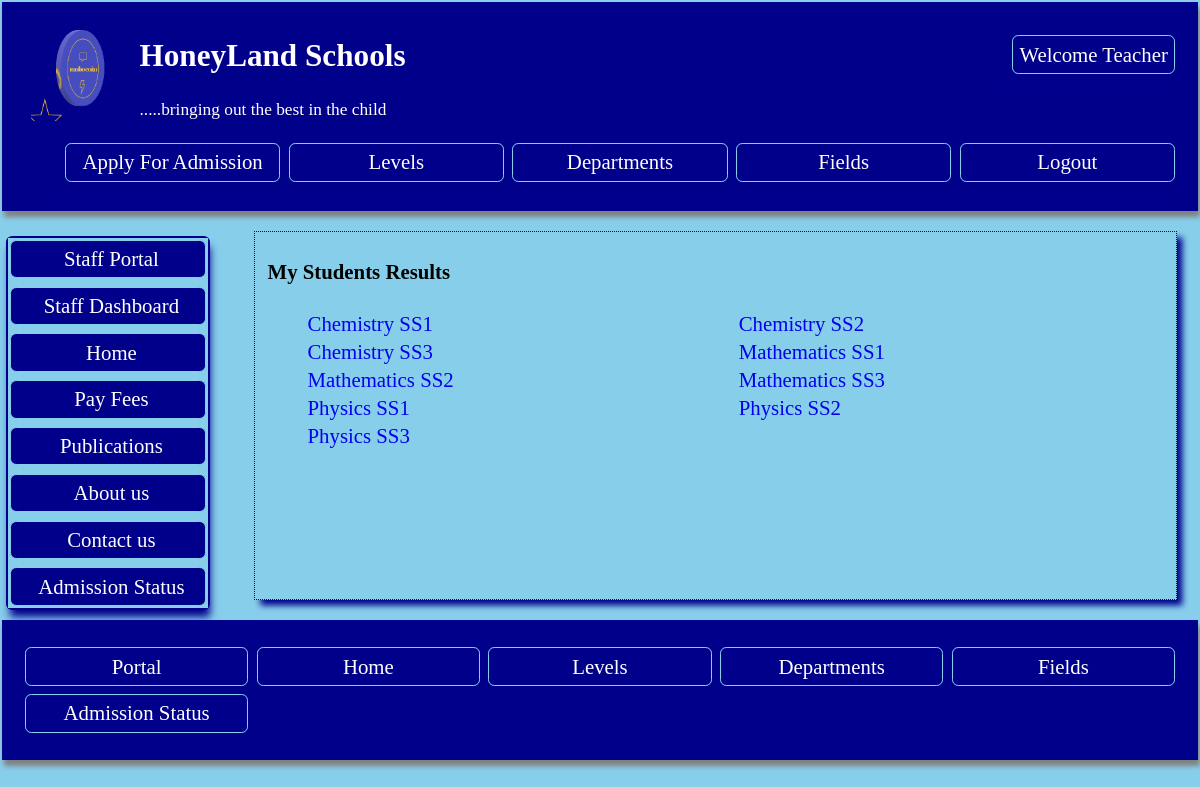
/portal/compileresult/ (signed in), run on the app's committed database.
### profiles/models.py (models this page shows, shortened)
class CustomUser(AbstractUser):
    profile_pic = models.ImageField(upload_to ='media/', null = True, blank =True)
    phone = models.IntegerField( unique=True, null= True, blank = True, validators=[validate_pass])
    country = models.CharField(max_length=200,  null = True, blank=True)
    state = models.CharField(max_length=200,  null = True, blank=True)
    is_student = models.BooleanField(default=0)
    is_teacher = models.BooleanField(default=0)
    mailing_address = models.CharField(max_length=200, null = True,   blank=True)
    study_field = models.ForeignKey(Student_field, on_delete=models.CASCADE, blank=True, null=True)
    class_enrolled = models.ForeignKey(Level, on_delete=models.CASCADE,  blank=True, null=True, related_name='studentlevel')

class Logo(models.Model):
    name = models.CharField(max_length=200, null=True)
    image = models.ImageField(upload_to='media/')
    slug = models.SlugField(unique=True, null=True,  blank=True)

class Allcourses(models.Model):
    title = models.CharField(max_length=200,  null=True,  blank=True)
    field = models.ForeignKey(Student_field,  on_delete=models.CASCADE,  blank=True, null=True, related_name='field_course')
    teacher_in_charge = models.ForeignKey(CustomUser,  on_delete=models.CASCADE, blank=True, null=True, related_name='course_teacher')
    slug = models.SlugField(null=True)
    class Meta:
        ordering = ['title']
    def __str__(self):
        return self.title

### studentportal/views.py (the view, shortened to what this page needs)
# urls.py: path('portal/compileresult/', views.CreateExam.as_view(), name= 'newexamscores'),
class CreateExam(LoginRequiredMixin, FormView):
    model = Exam
    form_class = Examform
    template_name = 'newscores.html'
    def form_valid(self, form):
        form.instance.teacher_username = self.request.user
        self.request.user = form.save(commit =True)
        return super(CreateExam, self).form_valid(form)
    '''def form_valid(self, form):
        if self.request.user is None:
            self.request.user = form.save(commit=False)
        else:
            self.request.user = form.save(commit=True)
        return super(CreateExam, self).form_valid(form)'''
    def get_context_data(self, **kwargs):
        context = super().get_context_data(**kwargs)
        context['logo'] = Logo.objects.all()
        context['mycourses'] = Allcourses.objects.filter(teacher_in_charge =self.request.user)
        return context

### studentportal/templates/newscores.html
{% extends 'baseportal.html' %}
{% block content   %}
{% if  request.user.is_superuser or request.user.is_teacher %}
<h4> My Students Results </h4>
    <ul  style='list-style-type: none; display: grid; grid-gap: 0.2em; grid-template-columns: repeat(auto-fill, minmax(300px, 2fr));'>
    {% for course in mycourses %}
        <li><a href='{% url "comptest"  course.pk %}'> {{course}}</a></li>
        {% endfor %}
    </ul>
    {% else %}
    <p style='color: red; font-size: 1em; text-align: center;padding: 3em;'> <b> Back off! You are not permitted to be here!! </b></p>
  {% endif %}
{% endblock %}

### studentportal/templates/baseportal.html (shortened to what this page needs)
<head>
</head>
<body style ='margin: 0em; padding: 0.1em; font-size: 1.3em;  background: skyblue;'   >
    <header style= 'box-shadow: 2px 6px 5px grey;margin: 0em; padding-left: 1em; padding-right: 1em;
    padding-top: 0.5em; max-height: 190em; padding-bottom: 0.3em;
    background: darkblue; color: white;'>
    {% if   request.user.is_superuser or  request.user.is_authenticated %}
    <ul class='nav' style='float: right; list-style-type: none;' >
        <li> <a  style ='color: white; ' href = '{% url "portal" %}'> Welcome {{request.user.first_name}} </a></li>
    </ul>
{% else %}
    <ul class='nav' style='float: right; list-style-type: none;' >
        <li> <a  style ='color: white; ' href = '{% url "portalregister" %}'>  Student Register </a></li>
        </ul>
    {% endif %}
    {% for log in logo  %}
    <img style="float: left; margin: 0.4em; width: 100px; height: 100px;" src ="{{log.image.url}}"  >
{% endfor %}
<h2 style='text-align: left'><a style='color: white;' href='{% url "home" %}'>HoneyLand Schools</a></h2>
<p style='text-align: left'> <small> .....bringing out the best in the child </small></p>
<ul class='nav' style='list-style-type: none; display: grid; grid-gap: 0.2em; grid-template-columns: repeat(auto-fill, minmax(200px, 2fr));'>
    <li><a  style ='color: white; ' href ='{% url "apply" %}'> Apply For Admission </a></li>
    <li> <a href ='{% url "levels" %}'> Levels </a> </li>
    <li> <a href ='{% url "departments" %}'> Departments </a> </li>
    <li><a href ='{% url "fields" %}'> Fields </a></li>
    {% if   request.user.is_superuser or  request.user.is_authenticated %}
     <li><a  style ='color: white; ' href ='{% url "portallogout" %}'> Logout </a></li>
     {% endif %}
     </ul>
    </header>
<div class ='cover'>
    <nav class='navigation'>
        <ul class ='aside' style =' padding:0;  list-style-type: none;'>
        {% if request.user.is_teacher or request.user.is_superuser %}
        <li><a href ='{% url "portal" %}'> Staff Portal </a></li>
        {% endif %}
        {% if request.user.is_teacher or request.user.is_superuser %}
        <li><a href ='{% url "staffdashboard" %}'> Staff Dashboard </a></li>
        {% endif %}
        <li><a href ='{% url "home" %}'> Home </a></li>
        <li><a href ='{% url "payment" %}'> Pay Fees </a></li>
        <li><a href ='{% url "publist" %}'> Publications </a></li>
        <li> <a href ='{% url "home" %}'> About us </a> </li>
        <li> <a href ='{% url "staffs" %}'> Contact us </a> </li>
        <li><a  style ='color: white; ' href ='{% url "admissionstat" %}'> Admission Status </a></li>
    </nav>
<section style='padding-right: 0.5em'>
{% block content %}
{% endblock %}
</section>
</div>
<footer style= 'max-height: 18em; padding-bottom: 0.2em; max-height: 18em;
 box-shadow: 2px 6px 5px grey; margin: 0em; padding-left: 1em; padding-right: 1em; padding-top: 0.2em;
    background: darkblue; color: white;'>
    <nav>
        <ul class ='nav' style =' padding:0; list-style-type: none; display: grid; grid-gap: 0.2em; grid-template-columns: repeat(auto-fill, minmax(200px, 2fr));'>
    {% if request.user.is_teacher or request.user.is_superuser%}
            <li><a href ='{% url "staffdashboard" %}'>  Portal </a></li>
            {% endif %}
            <li><a href ='{% url "home" %}'> Home </a></li>
            <li> <a href ='{% url "levels" %}'> Levels </a> </li>
            <li> <a href ='{% url "departments" %}'> Departments </a> </li>
            <li><a href ='{% url "fields" %}'> Fields </a></li>
            <li><a  style ='color: white; ' href ='{% url "admissionstat" %}'> Admission Status </a></li>
        </ul>
    </nav>
</footer>
</body>

### data on the page
CustomUser: user.first_name "Teacher"
Logo: image (picture)
Allcourses: title "Chemistry SS1"
Allcourses: title "Chemistry SS2"
Allcourses: title "Chemistry SS3"
Allcourses: title "Mathematics SS1"
Allcourses: title "Mathematics SS2"
Allcourses: title "Mathematics SS3"
Allcourses: title "Physics SS1"
Allcourses: title "Physics SS2"
Allcourses: title "Physics SS3"
